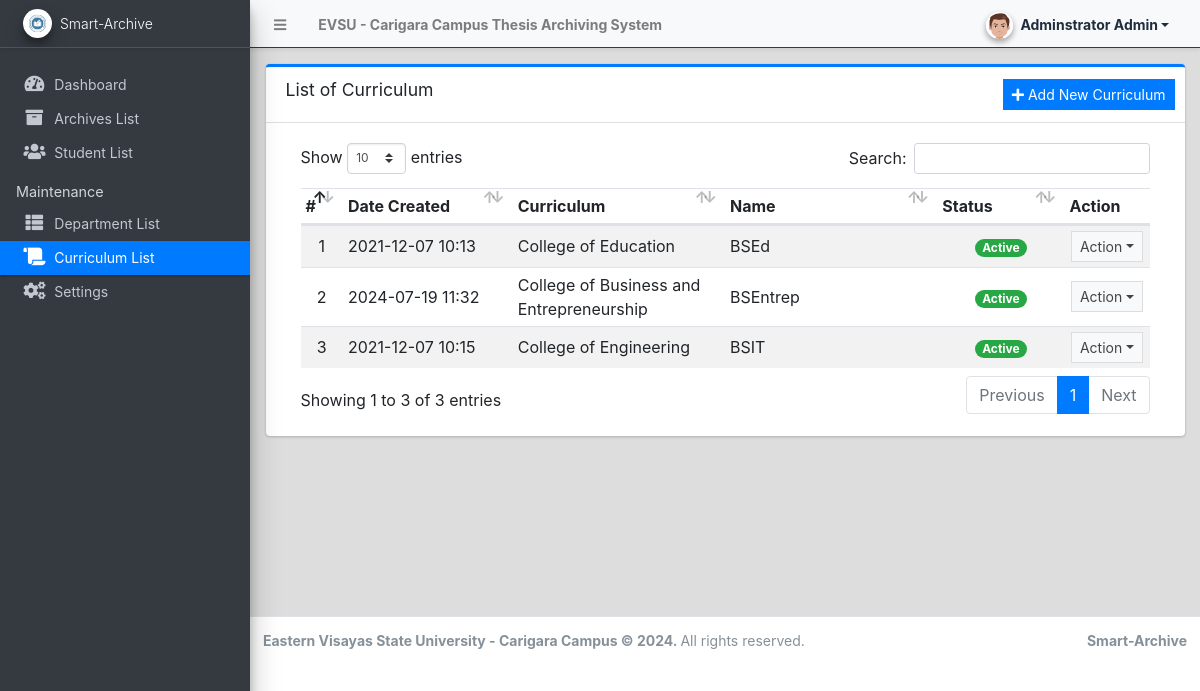
Screenshot of /admin/?page=curriculum (signed in) with the database file from the repository.
### tables this page shows
CREATE TABLE `curriculum_list` (
  `id` int(30) NOT NULL,
  `department_id` int(30) NOT NULL,
  `name` text NOT NULL,
  `description` text NOT NULL,
  `status` tinyint(1) NOT NULL DEFAULT 1,
  `date_created` datetime NOT NULL DEFAULT current_timestamp(),
  `date_updated` datetime DEFAULT NULL ON UPDATE current_timestamp()
);

CREATE TABLE `department_list` (
  `id` int(30) NOT NULL,
  `name` text NOT NULL,
  `description` text NOT NULL,
  `status` tinyint(1) NOT NULL DEFAULT 1,
  `date_created` datetime NOT NULL DEFAULT current_timestamp(),
  `date_updated` datetime DEFAULT NULL ON UPDATE current_timestamp()
);

### admin/curriculum/index.php (the view, shortened to what this page needs)
<div class="card card-outline card-primary">
	<div class="card-header">
		<h3 class="card-title">List of Curriculum</h3>
		<div class="card-tools">
			<a href="javascript:void(0)" id="create_new" class="btn btn-flat btn-sm btn-primary"><span class="fas fa-plus"></span>  Add New Curriculum</a>
		</div>
	</div>
	<div class="card-body">
		<div class="container-fluid">
        <div class="container-fluid">
			<table class="table table-hover table-striped">
				<colgroup>
					<col width="5%">
					<col width="20%">
					<col width="25%">
					<col width="25%">
					<col width="15%">
					<col width="10%">
				</colgroup>
				<thead>
					<tr>
						<th>#</th>
						<th>Date Created</th>
						<th>Curriculum</th>
						<th>Name</th>
						<th>Status</th>
						<th>Action</th>
					</tr>
				</thead>
				<tbody>
					<?php
						$i = 1;
						$qry = $conn->query("SELECT c.*, d.name as department from `curriculum_list` c inner join `department_list` d on c.department_id = d.id order by c.`name` asc");
						while($row = $qry->fetch_assoc()):
					?>
						<tr>
							<td class="text-center"><?php echo $i++; ?></td>
							<td class=""><?php echo date("Y-m-d H:i",strtotime($row['date_created'])) ?></td>
							<td class=""><?php echo $row['department'] ?></td>
							<td><?php echo ucwords($row['name']) ?></td>
							<td class="text-center">
                                <?php
                                    switch($row['status']){
                                        case '1':
                                            echo "<span class='badge badge-success badge-pill'>Active</span>";
                                            break;
                                    }
                                ?>
                            </td>
							<td align="center">
								 <button type="button" class="btn btn-flat btn-default btn-sm dropdown-toggle dropdown-icon" data-toggle="dropdown">
				                  		Action
				                  </button>
							</td>
						</tr>
					<?php endwhile; ?>
				</tbody>
			</table>
		</div>
		</div>
	</div>
</div>

### rows the page displays
curriculum_list: date_created "2021-12-07 10:13", department.name "College of Education", name "BSEd", status "Active"
curriculum_list: date_created "2024-07-19 11:32", department.name "College of Business and Entrepreneurship", name "BSEntrep", status "Active"
curriculum_list: date_created "2021-12-07 10:15", department.name "College of Engineering", name "BSIT", status "Active"

### other values shown
$_settings->info('name') "EVSU - Carigara Campus Thesis Archiving System"
$_settings->userdata('firstname').' '.$_settings->userdata('lastname') "Adminstrator Admin"
$_settings->info('short_name') "Smart-Archive"
